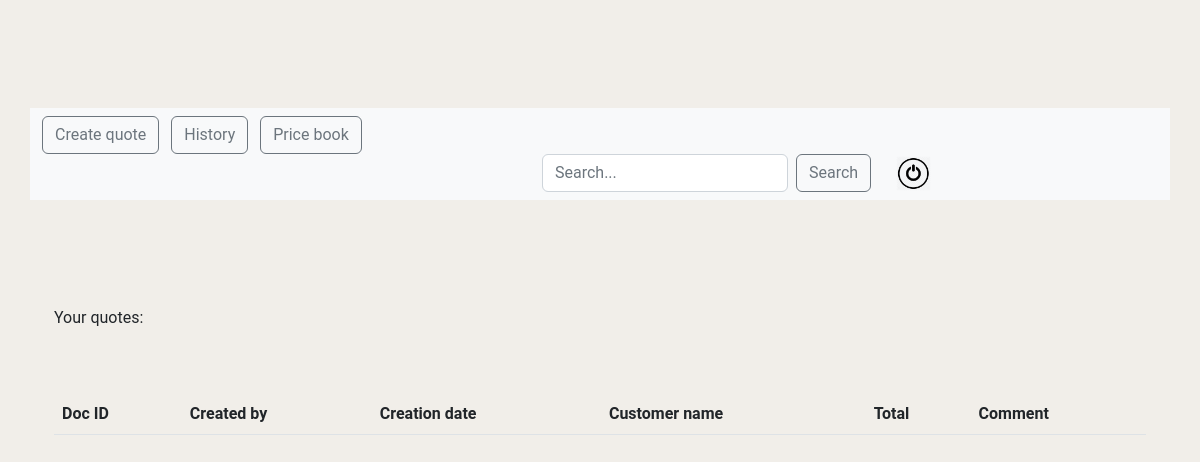
Before: /history/ (signed in) with the older database file.
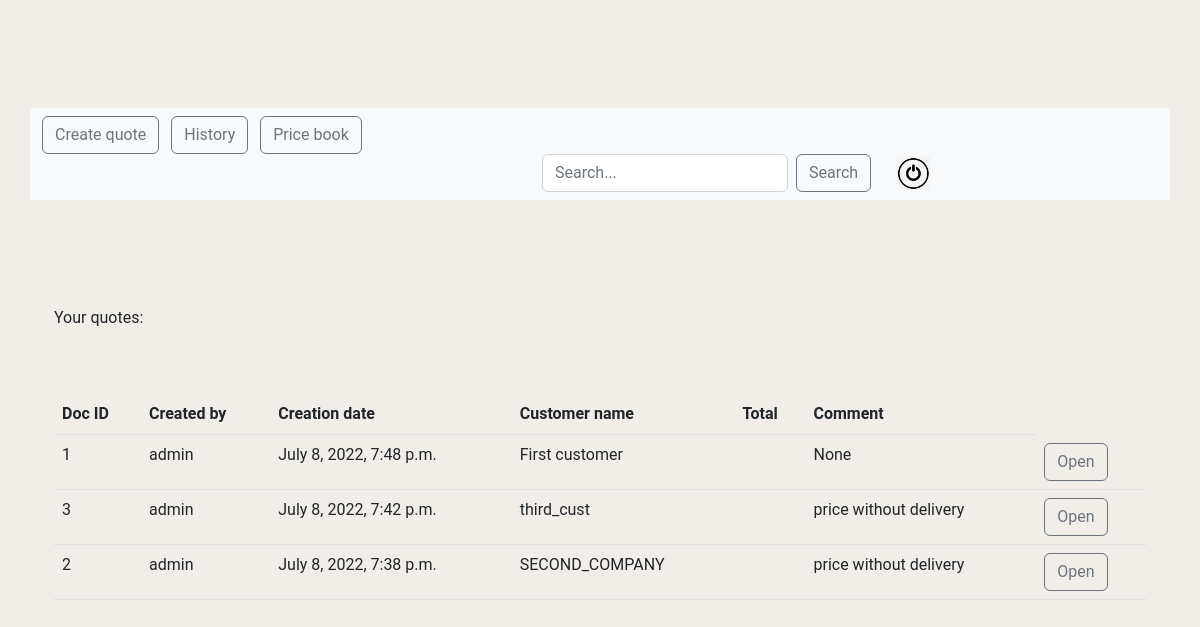
After: the same page with the newer database file.
### calculator/models.py (models this page shows, shortened)
class Quote(models.Model):
	date_saved = models.DateTimeField(auto_now=True)
	customer = models.ForeignKey(Customer, on_delete=models.CASCADE)
	slug = models.SlugField(unique=True, blank=True, null=True)
	user = models.ForeignKey(settings.AUTH_USER_MODEL, on_delete=models.CASCADE, blank=True, null=True, auto_created=True)
	comment = models.CharField(max_length=300, null=True, blank=True)
	objects = QuoteManager()
	def get_absolute_url(self):
		return reverse("quote_detail", kwargs={"slug": self.slug})

class Customer(models.Model):
	customer_name = models.CharField(max_length=100)
	customer_info = models.CharField(max_length=100, null=True, blank=True)
	def __str__(self):
		return str(self.customer_name)

### calculator/views.py (the view)
# urls.py: path("history/", views.history_view, name="history"),
@login_required(login_url='/')
def history_view(request):
    quotes = Quote.objects.filter(user=request.user).order_by("-date_saved")
    context = {"quotes": quotes}
    return render(request, "calculator/history.html", context)

### calculator/models.py (called while the page is built)
	def get_queryset(self):
		return QuoteQuerySet(self.model, using=self._db)

### calculator/templates/calculator/history.html
{% extends "calculator/raw_page.html" %}
{% load static %}
{% block content %}
    <div class="container">
    <br><br>
    <p>Your quotes:</p>
    <br><br>
                    <div class="table-responsive">
          <table class="table">
                            <thead>
                                <tr>
                                  <th scope="col">Doc ID</th>
                                  <th scope="col">Created by</th>
                                  <th scope="col">Creation date</th>
                                  <th scope="col">Customer name</th>
                                  <th scope="col">Total</th>
                                  <th scope="col">Comment</th>
                                </tr>
                            </thead>
                {% for quote in quotes %}
                    <tr>
                        <td>{{ quote.slug }}</td>
                        <td>{{ quote.user }}</td>
                        <td>{{ quote.date_saved }}</td>
                        <td>{{ quote.customer }} </td>
                        <td>{{ quote.price }}</td>
                        <td>{{ quote.comment }}</td>
                        <td><a href="{{ quote.get_absolute_url }}"><button type="button" class="btn btn-outline-secondary">Open</button></a></td>
                    </tr>
              {% endfor %}
          </table>
			</div>
    </div>
{% endblock content %}

### calculator/templates/calculator/raw_page.html (shortened to what this page needs)
<!DOCTYPE html>
{% load static %}
<html lang="en">
<head>
    <link href="https://cdn.jsdelivr.net/npm/bootstrap@5.2.0-beta1/dist/css/bootstrap.min.css" rel="stylesheet">
    <link rel="stylesheet" type="text/css" href="{% static "css/main.css" %}">
</head>
<body>
<div class="navbar container" style="margin-top: 100px">
<nav class="navbar bg-light">
  <div class="container-fluid justify-content-between">
<div>
    <a href="{% url "quote_create_view" %}"><button class="btn btn-outline-secondary me-2" type="button">Create quote</button></a>
    <a href="{% url "history" %}"><button class="btn btn-outline-secondary me-2" type="button">History</button></a>
    <a href="{% url "current_offer" %}"><button class="btn btn-outline-secondary me-2" type="button">Price book</button></a>
    </div>
    <div>
    <form name=search class="d-flex" role="search" style="margin-left: 500px" method="GET" action="{% url "search" %}">
      <input class="form-control me-2" type="search" placeholder="Search..." aria-label="Search" name="search_nav">
        <button class="btn btn-outline-secondary" type="submit">Search</button>
        <a href="{% url 'logout' %}">
          <img id="logoff" src="{% static 'images/logoff.jpeg' %}" alt="logoff"/>
        </a>
    </form>
    </div>
  </div>
</nav>
</div>
<div class="container" style="margin-top: 50px">
{% block content %}
{% endblock content %}
</div>
</body>
</html>

### static/css/main.css (style rules this page uses)
body { background-color: #F1EEE9; font-family: Roboto, sans-serif; }
#logoff { width: 35px; height: 35px; display: inline-block; margin-left: 25px; margin-top: 2px; }

Changed rows visible on the page:
added Quote: slug "1", user "admin", date_saved "July 8, 2022, 7:48 p.m.", customer "First customer", comment "None"
added Quote: slug "3", user "admin", date_saved "July 8, 2022, 7:42 p.m.", customer "third_cust", comment "price without delivery"
now on this page (row edited): Quote: slug "2", user "admin", date_saved "July 8, 2022, 7:38 p.m.", customer "SECOND_COMPANY", comment "price without delivery"
